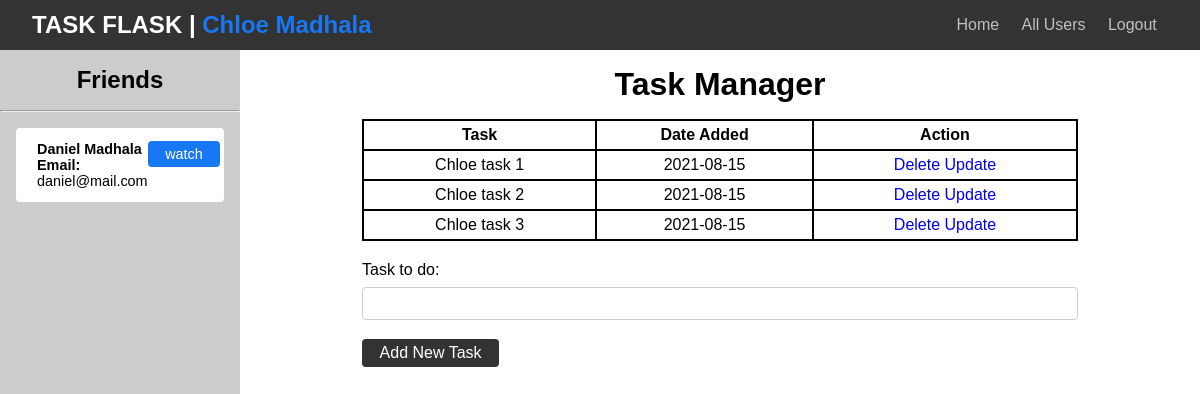
The app's page / (signed in) with its own data.
### app.py (models this page shows, shortened)
class Followers(db.Model):
  __tablename__ = 'followers'
  id = db.Column(db.Integer, primary_key=True)
  user_id = db.Column(db.Integer, db.ForeignKey('user.id'), nullable=False)
  other_user_id = db.Column(db.Integer, db.ForeignKey('user.id'), nullable=False)

class User(db.Model):
  id = db.Column(db.Integer, primary_key=True)
  first_name = db.Column(db.String(20), nullable=False)
  last_name = db.Column(db.String(20), nullable=False)
  email = db.Column(db.String(120), unique=True, nullable=False)
  password = db.Column(db.String(120), nullable=False)
  tasks = db.relationship('Todo', backref='owner', lazy=True)
  friend = db.relationship('Followers',lazy=True,
                            primaryjoin='User.id == Followers.user_id', backref='owner')

class Todo(db.Model):
  id = db.Column(db.Integer, primary_key=True)
  content = db.Column(db.String(200), nullable=False)
  date_time = db.Column(db.DateTime, default=datetime.utcnow)
  user_id = db.Column(db.Integer, db.ForeignKey('user.id'), nullable=False)

### app.py (the view)
@app.route('/' ,methods=['POST', 'GET'])
def index():
  if 'user' and 'username' not in session:
        return redirect(url_for('login'))
  if request.method == 'POST':
        task_content = request.form["content"]
        new_task = Todo(content=task_content, user_id=g.user_id)
        try:
            db.session.add(new_task)
            db.session.commit()
            return redirect(url_for('index'))
        except:
            return 'Error while add new task!!!'
  else:
        tasks =  Todo.query.filter_by(user_id=g.user_id).order_by(Todo.date_time).all()
        friends = Followers.query.filter_by(other_user_id=g.user_id).all()
        return render_template('index.html', task_in_html=tasks, friends=friends)

### app.py (called while the page is built)
@app.before_request
def before_request():
  g.user_id = None
  g.user_name = None
  if 'user' and 'username' in session:
    g.user_id = session['user']
    g.username = session['username']

### templates/index.html (shortened to what this page needs)
{% extends 'base.html' %}
{% block body %}
<div class="content">
  <aside class="friends">
    <h2>Friends</h2>
    <hr>
    <div class="friends-container">
      <ul>
        {% for friend in friends%}
          <li>
            <div class="card bg-white">
              <div class="card-body">
                <p><strong>{{ friend.owner.first_name }} {{ friend.owner.last_name }}</strong></p>
                <p><strong>Email:</strong> {{ friend.owner.email }}</p>
              </div>
              <div>
                <a href="{{ url_for('read_user', user_id=friend.owner.id) }}" class="btn btn-blue">watch</a>
              </div>
            </div>
          </li>
        {% endfor %}
      </ul>
    </div>
  </aside>
  <div class="container tasks">
      <h1>Task Manager</h1>
      <table>
        <tr>
          <th>Task</th>
          <th>Date Added</th>
          <th>Action</th>
        </tr>
        {% for task in task_in_html %}
        <tr>
          <td>{{ task.content }}</td>
          <td>{{ task.date_time.date() }}</td>
          <td>
            <a href="{{ url_for('delete', id=task.id) }}">Delete</a>
            <a href="/update/{{ task.id }}">Update</a>
          </td>
        </tr>
        {% endfor %}
      </table>
    <div class="form">
      <form action="{{ url_for('index', id=user_id) }}" method="POST">
        <div class="form-group">
          <label for="content">Task to do:</label>
          <input type="text" name="content" id="content">
        </div>
      <input class="btn btn-dark" type="submit" value="Add New Task">
      </form>
    </div>
  </div>
</div>
{% endblock%}

### static/css/main.css (style rules this page uses)
* { margin: 0; padding: 0; box-sizing: border-box; }
ul { list-style: none; }
a { text-decoration: none; }
body, html { font-family: sans-serif; }
table, td, th { border: 2px solid black; }
table { border-collapse: collapse; width: 100%; }
th { height: 30px; }
td { text-align: center; padding: 5px; }
.form { margin-top: 20px; }
.container { max-width: 65%; margin:0 auto; padding: 0 2rem; }
.container h1 { text-align: center; margin: 1rem 0; }
.form-group { margin:1.2rem 0 }
.form-group input { display: block; width: 100%; padding: 0.4rem; border: solid 1px #ccc; border-radius: 0.25rem; font-size: 1rem; }
label { display: inline-block; margin-bottom: .5rem; }
.btn { display: inline-block; border: none; border-radius: 0.25rem; padding: 0.3rem 1.1rem; color: #333; font-size: inherit; cursor: pointer; transition: opacity 0.2s ease-in; }
.btn-dark { background: #333; color: #fff; }
.btn-blue { background: #1877f2; color: #fff; }
.content { display: flex; }
.friends { background-color: #ccc; width: 20%; height: 100vh; }
.friends h2 { text-align: center; margin: 1rem 0; }
.tasks { flex-grow: 1; }
.card { background-color: #ccc; display: flex; padding: .75rem 1.25rem; margin: 1rem; border:1px solid transparent; border-radius: .25rem; }
.card-body { flex-grow: 1; }
.friends-container { font-size: 0.9rem; }
.bg-white { background-color: #fff; }

### records on screen
Followers: owner.first_name "Daniel", owner.last_name "Madhala", owner.email "daniel@mail.com"
Todo: content "Chloe task 1", date_time "2021-08-15"
Todo: content "Chloe task 2", date_time "2021-08-15"
Todo: content "Chloe task 3", date_time "2021-08-15"

### other values on screen
{{ g.username }} "Chloe Madhala"
